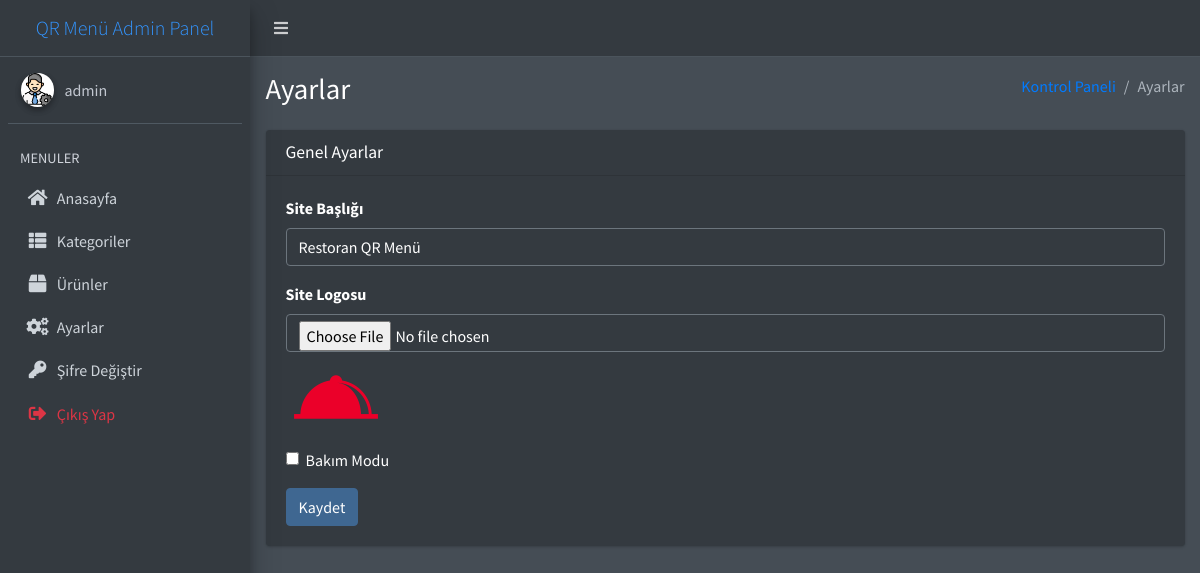
The page /adminPanel/ayarlar.php (signed in) on the database its author committed.
### tables this page shows
CREATE TABLE `settings` (
  `id` int(11) NOT NULL,
  `site_title` varchar(255) NOT NULL DEFAULT 'Site Başlığı',
  `site_logo` varchar(255) DEFAULT NULL,
  `maintenance_mode` tinyint(1) NOT NULL DEFAULT 0
);

### adminPanel/ayarlar.php (the view, shortened to what this page needs)
<?php
include 'inc/main.php';
$settings = $db->query("SELECT * FROM settings LIMIT 1")->fetch(PDO::FETCH_ASSOC);
$siteTitle = $settings['site_title'] ?? '';
$siteLogo = $settings['site_logo'] ?? '';
?>
<body class="hold-transition dark-mode sidebar-mini layout-fixed layout-navbar-fixed layout-footer-fixed">
<div class="wrapper">
    <div class="content-wrapper">
        <div class="content-header">
            <div class="container-fluid">
                <div class="row mb-2">
                    <div class="col-sm-6">
                        <h1 class="m-0">Ayarlar</h1>
                    </div>
                    <div class="col-sm-6">
                        <ol class="breadcrumb float-sm-right">
                            <li class="breadcrumb-item"><a href="./">Kontrol Paneli</a></li>
                            <li class="breadcrumb-item active">Ayarlar</li>
                        </ol>
                    </div>
                </div>
            </div>
        </div>
        <section class="content">
            <div class="container-fluid">
                <div class="card">
                    <div class="card-header">
                        <h3 class="card-title">Genel Ayarlar</h3>
                    </div>
                    <div class="card-body">
                        <form method="POST" enctype="multipart/form-data">
                            <div class="form-group">
                                <label for="siteTitle">Site Başlığı</label>
                                <input type="text" class="form-control" id="siteTitle" name="siteTitle" value="<?= htmlspecialchars($siteTitle) ?>" required>
                            </div>
                            <div class="form-group">
                                <label for="siteLogo">Site Logosu</label>
                                <input type="file" class="form-control" id="siteLogo" name="siteLogo">
                                <?php if (!empty($siteLogo)): ?>
                                    <img src="../uploads/<?= htmlspecialchars($siteLogo) ?>" alt="Site Logo" style="max-width: 200px; margin-top: 10px;">
                                <?php endif; ?>
                            </div>
                            <div class="form-check form-switch">
                                <input class="form-check-input" type="checkbox" id="maintenanceMode" name="maintenanceMode" <?= $settings['maintenance_mode'] ? 'checked' : '' ?>>
                                <label class="form-check-label" for="maintenanceMode">Bakım Modu</label>
                            </div>
                            <button type="submit" class="btn btn-primary mt-3">Kaydet</button>
                        </form>
                    </div>
                </div>
            </div>
        </section>
    </div>
</div>
</body>

### adminPanel/inc/main.php (shortened to what this page needs)
<?php
require_once '../inc/db.php';
$stmt = $db->prepare("SELECT username FROM admins WHERE id = :id");
$stmt->bindParam(':id', $_SESSION['user_id']);
$stmt->execute();
$user = $stmt->fetch(PDO::FETCH_ASSOC);
$username = $user['username'] ?? '';
?>
<!DOCTYPE html>
<html lang="tr">
<head>
    <link rel="stylesheet" href="plugins/fontawesome-free/css/all.min.css">
    <link rel="stylesheet" href="plugins/overlayScrollbars/css/OverlayScrollbars.min.css">
    <link rel="stylesheet" href="dist/css/adminlte.min.css?v=3.2.0">
</head>
<body class="hold-transition dark-mode sidebar-mini layout-fixed layout-navbar-fixed layout-footer-fixed">
    <div class="wrapper">
        <nav class="main-header navbar navbar-expand navbar-dark">
            <ul class="navbar-nav">
                <li class="nav-item">
                    <a class="nav-link" data-widget="pushmenu" href="#" role="button"><i class="fas fa-bars"></i></a>
                </li>
            </ul>
        </nav>
        <aside class="main-sidebar sidebar-dark-primary elevation-4">
            <a class="brand-link">
                <span class="brand-text font-weight-light text-center d-block">QR Menü Admin Panel</span>
            </a>
            <div class="sidebar">
                <div class="user-panel mt-3 pb-3 mb-3 d-flex">
                    <div class="image">
                        <img src="/assets/img/profile.png" class="img-circle elevation-2" alt="User Image">
                    </div>
                    <div class="info">
                        <a class="d-block"><?php echo htmlspecialchars($username); ?></a>
                    </div>
                </div>
                <nav class="mt-2">
                    <?php
                    $current_page = strtolower($_SERVER['REQUEST_URI']);
                    function isActiveMenu($page) {
                        global $current_page;
                        return rtrim($current_page, '/') === rtrim(strtolower($page), '/') ? 'active' : '';
                    }
                    ?>
                    <ul class="nav nav-pills nav-sidebar flex-column" data-widget="treeview" role="menu" data-accordion="false">
                        <li class="nav-header">MENULER</li>
                        <li class="nav-item">
                            <a href="/adminpanel/" class="nav-link <?= isActiveMenu('/adminpanel/') ?>">
                                <i class="nav-icon fas fa-home"></i>
                                <p>
                                    Anasayfa
                                </p>
                            </a>
                        </li>
                        <li class="nav-item">
                            <a href="/adminpanel/kategoriler" class="nav-link <?= isActiveMenu('/adminpanel/kategoriler') ?>">
                                <i class="nav-icon fas fa-th-list"></i>
                                <p>
                                    Kategoriler
                                </p>
                            </a>
                        </li>
                        <li class="nav-item">
                            <a href="/adminpanel/urunler" class="nav-link <?= isActiveMenu('/adminpanel/urunler') ?>">
                                <i class="nav-icon fas fa-box"></i>
                                <p>
                                    Ürünler
                                </p>
                            </a>
                        </li>
                        <li class="nav-item">
                            <a href="/adminpanel/ayarlar" class="nav-link <?= isActiveMenu('/adminpanel/settings') ?>">
                                <i class="nav-icon fas fa-cogs"></i>
                                <p>
                                    Ayarlar
                                </p>
                            </a>
                        </li>
                        <li class="nav-item">
                            <a href="/adminpanel/sifreDegistir" class="nav-link <?= isActiveMenu('/adminpanel/sifreDegistir') ?>">
                                <i class="nav-icon fas fa-key"></i>
                                <p>
                                    Şifre Değiştir
                                </p>
                            </a>
                        </li>
                        <li class="nav-item">
                            <a href="/adminpanel/logout" class="nav-link text-danger <?= isActiveMenu('/adminpanel/logout') ?>">
                                <i class="nav-icon fas fa-sign-out-alt"></i>
                                <p>
                                    Çıkış Yap
                                </p>
                            </a>
                        </li>
                    </ul>
                </nav>
            </div>
        </aside>
</body>
</html>

### rows shown on the page
settings: siteTitle "Restoran QR Menü", site_logo (picture)

### other values the page prints
$username "admin"
